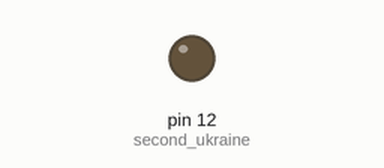
Simulated run of this sketch. Board: Arduino Uno, built with avr-gcc and run on an emulated ATmega328P. Shown: output pins drawn as LEDs (lit = HIGH). Pins used as bus, display or sensor lines are not drawn.

Above: at 0.5 s.
At 4.0 s:
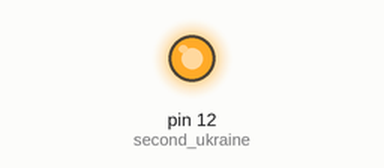
Timing chart, 0 to 11.1 s (numbered marks = the images above):
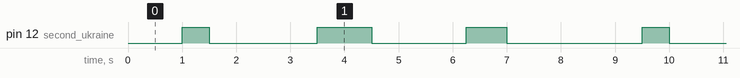

The sketch:

08.02.24-ukraine.ino
```cpp
#include <Key.h>

int first_ukraine = 13;
int second_ukraine = 12;
int third_ukraine = 11;


void setup()
{
    pinMode(first_ukraine, OUTPUT);
    pinMode(second_ukraine, OUTPUT);
}

void loop()
{
    //1
    digitalWrite(first_ukraine, HIGH);
    delay(500);
    digitalWrite(first_ukraine, LOW);
    delay(500);
    digitalWrite(second_ukraine, HIGH);
    delay(500);
    digitalWrite(second_ukraine, LOW);
    delay(1500);
    //2
    digitalWrite(first_ukraine, HIGH);
    delay(500);
    digitalWrite(second_ukraine, HIGH);
    delay(500);
    digitalWrite(first_ukraine, LOW);
    delay(500);
    digitalWrite(second_ukraine, LOW);
    delay(1500);
    //3
    digitalWrite(first_ukraine, HIGH);
    delay(250);
    digitalWrite(second_ukraine, HIGH);
    delay(500);
    digitalWrite(first_ukraine, LOW);
    delay(250);
    digitalWrite(second_ukraine, LOW);
    delay(1500);
}
```

Measured:
- by itself, pin 12 (second_ukraine): repeats every 8.5 s: LOW 2.0 s, HIGH 1.0 s, LOW 1.8 s, HIGH 0.75 s, LOW 2.5 s, HIGH 0.50 s
- by itself, everything shown: repeats every 8.5 s, in 6 steps
